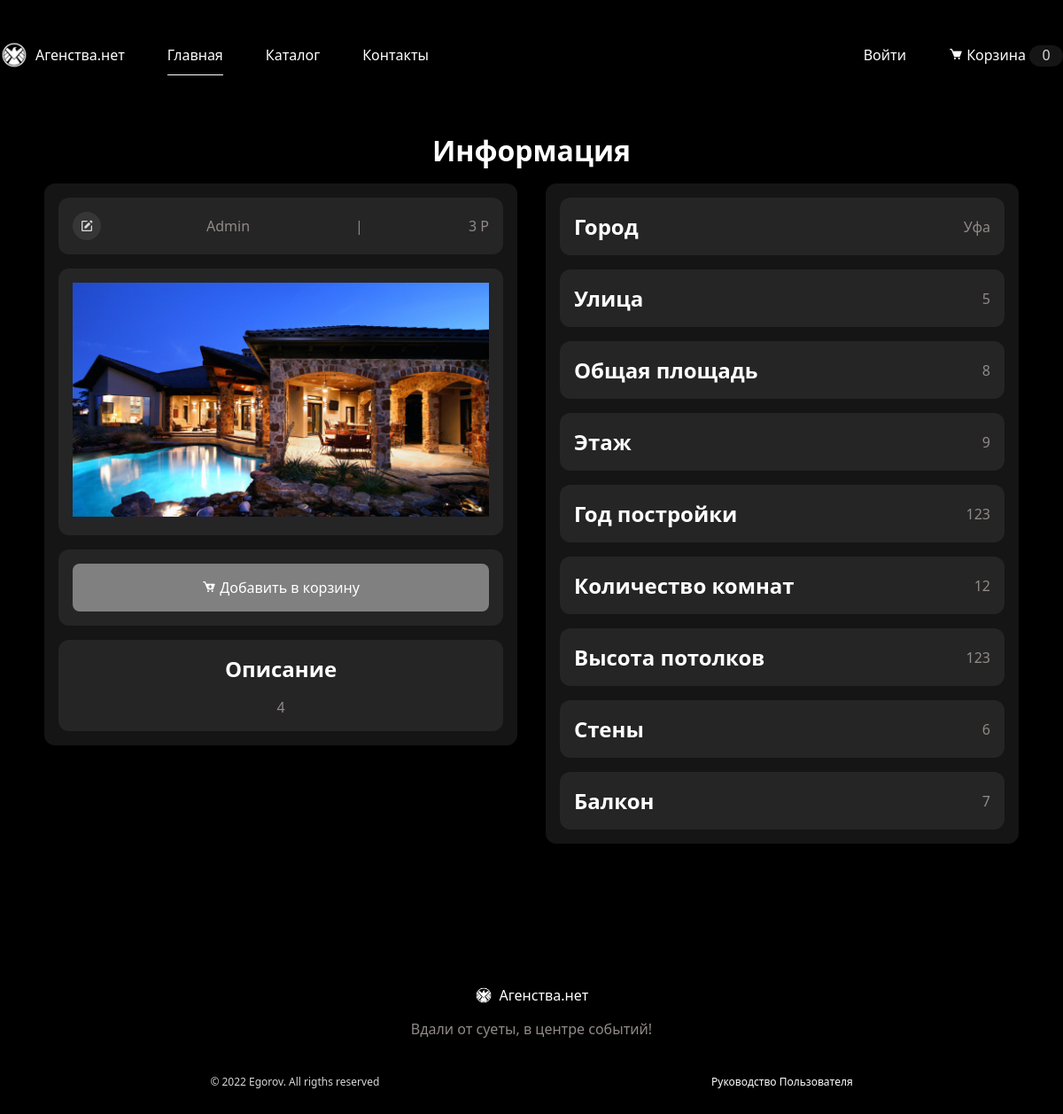
The page /house.php?id=5 on the database its author committed.
### tables this page shows
CREATE TABLE `items` (
  `id_item` int NOT NULL,
  `image` text NOT NULL,
  `name` varchar(255) NOT NULL,
  `city` varchar(256) NOT NULL,
  `price` int NOT NULL,
  `description` text NOT NULL,
  `street` varchar(256) NOT NULL,
  `material` varchar(256) NOT NULL,
  `balcony` varchar(256) NOT NULL,
  `area` varchar(255) NOT NULL,
  `floor` int NOT NULL,
  `year` int NOT NULL,
  `bedrooms` int NOT NULL,
  `height` varchar(255) NOT NULL,
  `id_User` int NOT NULL
);

### house.php (the view, shortened to what this page needs)
<?php
include("datebase.php");
?>
<!DOCTYPE html>
<html lang="en">
<head>
    <link rel="stylesheet" href="https://cdn.jsdelivr.net/npm/boxicons@latest/css/boxicons.min.css" />
    <link rel="stylesheet" href="assets/css/main.css" />
</head>
<body>
    <?php include('header.php'); ?>
    <main class="main">
        <section class="section category" id="category">
            <h2 class="section__title">
                Информация
            </h2>
            <div class="category__container container grid">
                <?php
$id = $_GET['id'];
$sql = "SELECT * FROM `items` WHERE `id_item` = '$id';
";
$res = mysqli_query($db, $sql);
if (empty($res)) {
    echo("<p>Каталог пуст.</p>");
} else {
    foreach ($res as $item) { ?>
                <div class="category__data">
                    <div class="input-item_house">
                        <div class="house-group">
                            <div class="input-group-house">
                                <div class="house-text">
                                    <div class="icon">
                                        <i class='bx bxs-edit'></i>
                                    </div>
                                    <p class="title"><?=$item['name'] ?>
                                    <p class="title">|</p>
                                    <p class="title"><?=number_format($item['price']); ?>
                                        Р
                                    </p>
                                </div>
                            </div>
                            <div class="input-group-house">
                                <img src="<?=$item['image'] ?>"
                                    alt="" class="house__img" />
                            </div>
                            <form action="" method="post">
                                <div class="input-group-house">
                                    <button type="submit" name="add" class="button ">
                                        <i class='bx bxs-cart-add'></i> Добавить в корзину
                                    </button>
                                </div>
                            </form>
                            <div class="input-group-house">
                                <div class="house-text desc-h">
                                    <h1>Описание</h1>
                                    <p class="title"><?=$item['description'] ?>
                                    </p>
                                </div>
                            </div>
                        </div>
                    </div>
                </div>
                <div class="category__data">
                    <div class="input-item_house">
                        <div class="house-group">
                            <div class="input-group-house">
                                <div class="house-text">
                                    <h1>Город</h1>
                                    <p class="title"><?=$item['city'] ?>
                                    </p>
                                </div>
                            </div>
                            <div class="input-group-house">
                                <div class="house-text">
                                    <h1>Улица</h1>
                                    <p class="title"><?=$item['street'] ?>
                                    </p>
                                </div>
                            </div>
                            <div class="input-group-house">
                                <div class="house-text">
                                    <h1>Общая площадь</h1>
                                    <p class="title"><?=$item['area'] ?>
                                    </p>
                                </div>
                            </div>
                            <div class="input-group-house">
                                <div class="house-text">
                                    <h1>Этаж</h1>
                                    <p class="title"><?=$item['floor'] ?>
                                    </p>
                                </div>
                            </div>
                            <div class="input-group-house">
                                <div class="house-text">
                                    <h1>Год постройки</h1>
                                    <p class="title"><?=$item['year'] ?>
                                    </p>
                                </div>
                            </div>
                            <div class="input-group-house">
                                <div class="house-text">
                                    <h1>Количество комнат</h1>
                                    <p class="title"><?=$item['bedrooms'] ?>
                                    </p>
                                </div>
                            </div>
                            <div class="input-group-house">
                                <div class="house-text">
                                    <h1>Высота потолков</h1>
                                    <p class="title"><?=$item['height'] ?>
                                    </p>
                                </div>
                            </div>
                            <div class="input-group-house">
                                <div class="house-text">
                                    <h1>Стены</h1>
                                    <p class="title"><?=$item['material'] ?>
                                    </p>
                                </div>
                            </div>
                            <div class="input-group-house">
                                <div class="house-text">
                                    <h1>Балкон</h1>
                                    <p class="title"><?=$item['balcony'] ?>
                                    </p>
                                </div>
                            </div>
                        </div>
                    </div>
                </div>
                <?php
    }
}
?>
            </div>
        </section>
    </main>
    <?php include('footer.php'); ?>
</body>
</html>

### assets/css/main.css (style rules this page uses)
:root { --body-color: #000000; --container-color: #00000080; --form-color: #33333390; --form-color-alt: #5e5e5e50; --block-color: #151515; --block-color-gradient: linear-gradient( 45deg, var(--form-color), var(--form-color-alt) ); --max-width: 101.25rem; --header-height: 6.25rem; --first-color: #808080; --first-color-alt: #80d19c; --title-color: #ffffff; --h1-color: #ffffff; --text-color: #dad8d7; --text-color-light: #918a88; --text-color-price: #80d19d; --body-font: "Segoe UI", Tahoma, Geneva, Verdana, sans-serif; --biggest-font-size: 2rem; --medium-font-size: 1.5rem; --normal-font-size: 1rem; --small-font-size: 0.75rem; --smaller-font-size: 0.5rem; --h1-font-size: 7.25rem; --font-medium: 400; --font-semi-bold: 600; --font-black: 900; --mb-0-25: 0.25rem; --mb-0-5: 0.5rem; --mb-0-75: 0.75rem; --mb-1: 1rem; --mb-1-5: 1.5rem; --mb-2: 2rem; --mb-2-5: 2.5rem; --mb-6-25: 6.25rem; --z-tooltip: 10; --z-fixed: 100; }
@media screen and (min-width: 992px) { :root { --biggest-font-size: 2rem; --medium-font-size: 1.5rem; --normal-font-size: 1rem; --small-font-size: 0.75rem; --smaller-font-size: 0.5rem; --h1-font-size: 4rem; } }
* { box-sizing: border-box; padding: 0; margin: 0; }
html { scroll-behavior: smooth; }
body { background: var(--body-color); font-family: var(--body-font); font-size: var(--normal-font-size); margin: var(--header-height) 0 0 0; color: var(--text-color); }
h1, h2, h3, h4, h5, h6 { color: var(--title-color); font-weight: var(--font-semi-bold); margin: 0; }
p { color: var(--text-color-light); transition: 0.4s; }
img { max-width: 100%; height: auto; }
button, input { border: none; outline: none; padding: var(--mb-0-25); border-radius: var(--mb-0-25); background: var(--form-color-alt); color: var(--text-color); padding: 1rem; width: 100%; color-scheme: dark; }
button { cursor: pointer; font-family: var(--body-font); font-size: var(--normal-font-size); }
.section { padding: 4.5rem 0 2rem; }
.section__title { font-size: 2rem; margin-bottom: var(--mb-1); text-align: center; }
.container { max-width: var(--max-width); margin-left: var(--mb-6-25); margin-right: var(--mb-6-25); }
.grid { display: grid; }
.main { overflow: hidden; }
.button { display: inline-block; color: var(--title-color); padding: 1rem 1.75rem; border-radius: 0.5rem; font-weight: var(--font-medium); transition: 0.3s; background: var(--first-color); }
.category__container { grid-template-columns: repeat(2, 1fr); gap: 1rem 2rem; }
.category__data { text-align: left; }
@media screen and (min-width: 767px) { body { margin: 0; } }
@media screen and (min-width: 767px) { .section { padding-top: 8rem; } }
@media screen and (min-width: 767px) { .section__title { font-size: 3rem; } }
@media screen and (min-width: 992px) { .container { margin-left: auto; margin-right: auto; } }
@media screen and (min-width: 992px) { .section__title, .home__details-title { font-size: 3rem; text-align: center; } }
@media screen and (min-width: 1200px) { .section__title { font-size: 2rem; } }
form { display: contents; }
.icon { background: var(--form-color-alt); padding: 0.5rem; display: flex; align-items: center; border-radius: 50%; width: max-content; }
.house-group { display: flex; flex-direction: column; gap: 1rem; }
.input-group-house { background: #252525; border-radius: var(--mb-0-75); padding: 1rem; }
.house-text { display: flex; align-items: center; justify-content: space-between; gap: 1rem; }
.input-item_house { position: relative; align-items: center; background: var(--block-color); padding: 1rem; border-radius: var(--mb-0-75); gap: 1rem; }
.desc-h { display: flex; flex-direction: column; }
body { padding: 20px 50px; }

### rows shown on the page
items: name "Admin", price "3", image (picture), description "4", city "Уфа", street "5", area "8", floor "9", year "123", bedrooms "12", height "123", material "6", balcony "7"
